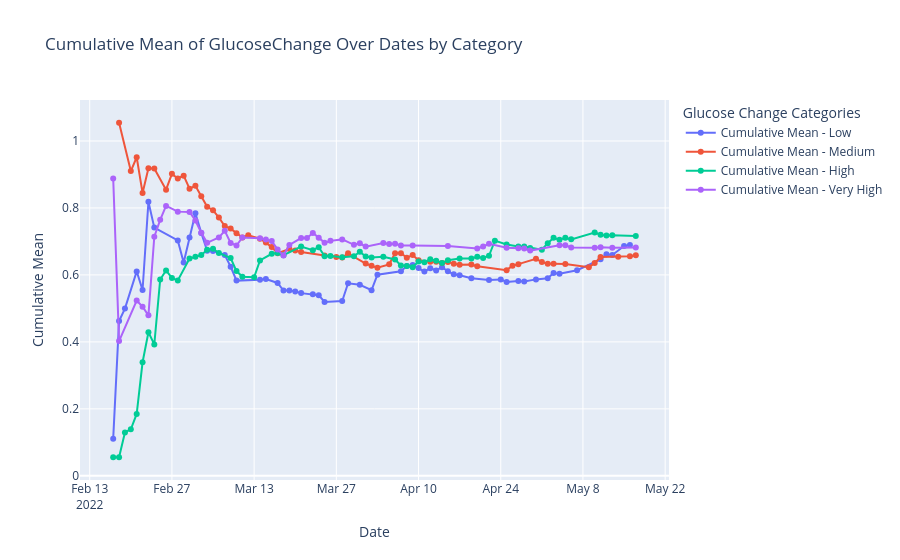

Write notebook code for a chart like this one.
### Code cell
def plot_multiple_cumulative_means(data_dict):
    fig = go.Figure()
    
    for label, data in data_dict.items():
        unique_dates = sorted(data['Timestamp'].dt.date.unique())
        cumulative_means = []
        
        for i in range(len(unique_dates)):
            current_data = data[data['Timestamp'].dt.date <= unique_dates[i]]
            mean = current_data['GlucoseChange'].mean()
            cumulative_means.append(mean)
        
        fig.add_trace(go.Scatter(
            x=unique_dates,
            y=cumulative_means,
            mode='lines+markers',
            name=f'Cumulative Mean - {label}'
        ))
    
    fig.update_layout(
        title="Cumulative Mean of GlucoseChange Over Dates by Category",
        xaxis_title="Date",
        yaxis_title="Cumulative Mean",
        legend_title="Glucose Change Categories"
    )
    
    fig.show()
    
data_dict = {
    "Low": actgluco_low,
    "Medium": actgluco_medium,
    "High": actgluco_high,
    "Very High": actgluco_very_high
}

plot_multiple_cumulative_means(data_dict)
